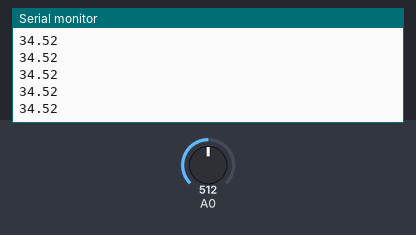
Recording of a sketch running on a simulated Arduino Uno, built with avr-gcc and run on an emulated ATmega328P. Parts: the last lines printed to the serial monitor. Inputs (shaded band) come from the test bench; at power-on: A0 = 512.

Above: at 1.2 s.
1.3 s: A0 set to 716
At 2.1 s:
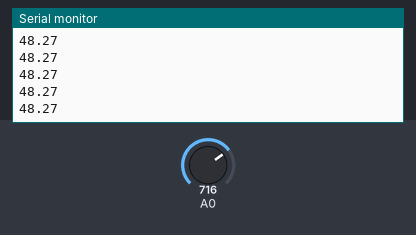
2.8 s: A0 set to 900
At 3.5 s:
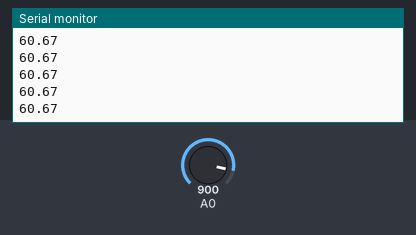
Timing chart, 0 to 5.8 s (numbered marks = the images above; inputs shaded):
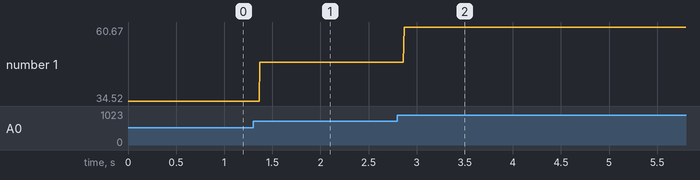

The sketch:

current_sensor_measurement.ino
```cpp
void setup() {
  Serial.begin(9600);           //  setup serial
}

double linear_slope(double y)
{
  // https://cdn.sparkfun.com/assets/8/a/9/4/b/Current_to_Voltage_45a.png

  double x2 = 40.0;
  double y2 = 2.9;

  double x1 = 0.0;
  double y1 = 0.0;

  double slope = (y2 - y1)/(x2 - x1);

  // y = mx + b
  return y/slope;
}

void loop() {
  int current_sensor = analogRead(A0);

  double voltage_for_current = current_sensor * (5 / 1023.0);
  double corespondent_current = linear_slope(voltage_for_current);
  Serial.println(corespondent_current);
}
```

Measured:
- after the input at 1.3 s, the serial monitor: prints a new line after 0.07 s (image 1)
- after the input at 2.8 s, the serial monitor: prints a new line after 0.07 s (image 2)
- plotted number 1: 34.52 → 48.27 after the input at 1.3 s, 48.27 → 60.67 after the input at 2.8 s
